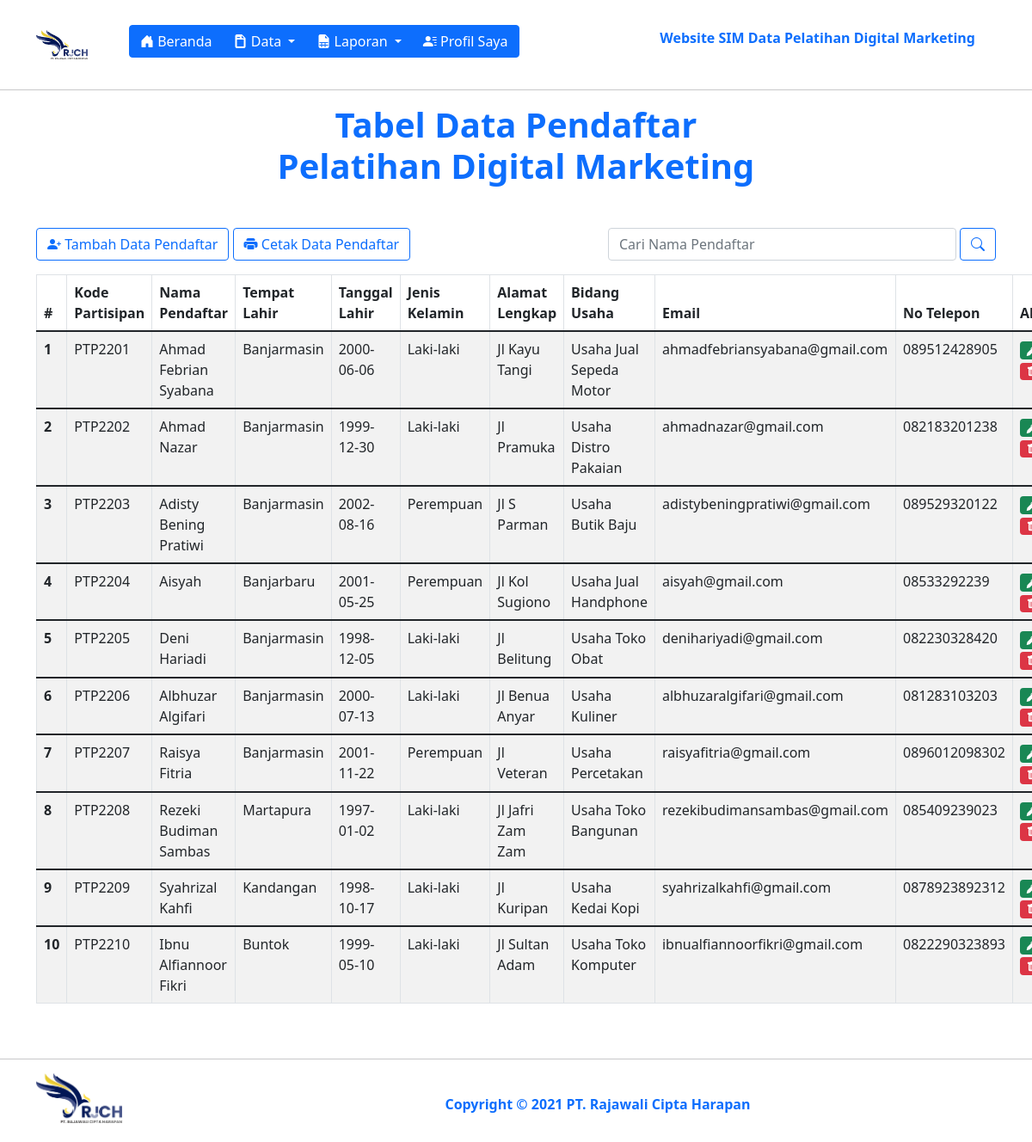
The page /data/user_admin/pendaftar/pendaftar_show.php (signed in) on the database its author committed.
### tables this page shows
CREATE TABLE `tb_pendaftar` (
  `id_pendaftar` int(11) NOT NULL,
  `kode_partisipan` varchar(11) NOT NULL,
  `nama_pendaftar` varchar(255) NOT NULL,
  `tempat_lahir` varchar(255) NOT NULL,
  `tanggal_lahir` date NOT NULL,
  `jenis_kelamin` varchar(255) NOT NULL,
  `alamat_lengkap` varchar(255) NOT NULL,
  `bidang_usaha` varchar(255) NOT NULL,
  `email` varchar(255) NOT NULL,
  `no_telp` varchar(15) NOT NULL
);

### data/user_admin/pendaftar/pendaftar_functions.php (called while the page is built, shortened)
<?php
$conn = mysqli_connect("localhost", "root", "", "db_pelatihan_digital_marketing");
function queryTampilPendaftar($queryTampilPendaftar) {
  global $conn;
  $result = mysqli_query($conn, $queryTampilPendaftar);
  $rows = [];
  while ($row = mysqli_fetch_assoc($result)) {
    $rows[] = $row;
  }
  return $rows;
}
?>

### data/user_admin/pendaftar/pendaftar_show.php (the view, shortened to what this page needs)
<?php
require "pendaftar_functions.php";
$pendaftar = queryTampilPendaftar("SELECT * FROM tb_pendaftar");
?>
<!DOCTYPE html>
<html lang="en">
  <head>
    <link href="https://cdn.jsdelivr.net/npm/bootstrap@5.1.3/dist/css/bootstrap.min.css" rel="stylesheet" />
    <link rel="stylesheet" href="https://cdn.jsdelivr.net/npm/bootstrap-icons@1.7.2/font/bootstrap-icons.css">
  </head>
  <body>
    <section id="navbar">
      <nav class="navbar navbar-expand-lg navbar-light bg-white">
        <div class="container">
          <a href="https://rajawaliciptaharapan.com/" target="_blank">
            <img src="../../../src/img/logo-rjch-baru.png" width="60px" alt="PT. Rajawali Cipta Harapan" class="mt-3"/>
          </a>
          <div class="btn-group ms-5 mt-2" role="group" aria-label="Button group with nested dropdown">
            <a class="btn-group" href="../../../index-admin.php">
              <button type="button" class="btn btn-primary"><i class="bi bi-house-door-fill"></i> Beranda</button>
            </a>
            <div class="btn-group" role="group">
              <button id="btnGroupDrop1" type="button" class="btn btn-primary dropdown-toggle" data-bs-toggle="dropdown" aria-expanded="false">
              <i class="bi bi-file-earmark-post-fill"></i> Data
              </button>
            </div>
            <div class="btn-group" role="group">
              <button id="btnGroupDrop1" type="button" class="btn btn-primary dropdown-toggle" data-bs-toggle="dropdown" aria-expanded="false">
              <i class="bi bi-file-earmark-spreadsheet-fill"></i> Laporan
              </button>
            </div>
            <a class="btn-group" href="../profile_admin.php">
              <button type="button" class="btn btn-primary"><i class="bi bi-person-lines-fill"></i> Profil Saya</button>
            </a>
          </div>
          <ul class="navbar-nav ms-auto mb-2 mt-3 mb-lg-0">
            <li class="nav-item">
              <p class="nav-link fw-bold text-primary me-3 ">Website SIM Data Pelatihan Digital Marketing</p>
            </li>
          </ul>
        </div>
      </nav>
      <hr>
    </section>
    <section id="body">
      <div class="container">
        <h1 class="text-primary mb-5 text-center fw-bold">Tabel Data Pendaftar <br> Pelatihan Digital Marketing</h1>
        <div class="row">
          <div class="col-md-7">
            <a href="pendaftar_input.php">
              <button type="button" class="btn btn-outline-primary"><i class="bi bi-person-plus-fill"></i> Tambah Data Pendaftar</button>
            </a>
            <a href="pendaftar_print.php">
              <button type="button" class="btn btn-outline-primary"><i class="bi bi-printer-fill"></i> Cetak Data Pendaftar</button>
            </a>
          </div>
          <div class="col-md-5">
            <div class="input-group mb-3">
              <form action="" method="post" class="d-flex">
                <input type="text" class="form-control" placeholder="Cari Nama Pendaftar" name="keyword" size="70" autocomplete="off" autofocus>
                <button class="btn btn-outline-primary ms-1" type="submit" name="cariPendaftar"><i class="bi bi-search"></i></button>
              </form>
            </div>
          </div>
        </div>
        <div class="row">
          <div class="col">
          <table class="table table-striped table-bordered">
            <thead>
              <tr>
                <th scope="col">#</th>
                <th scope="col">Kode Partisipan</th>
                <th scope="col">Nama Pendaftar</th>
                <th scope="col">Tempat Lahir</th>
                <th scope="col">Tanggal Lahir</th>
                <th scope="col">Jenis Kelamin</th>
                <th scope="col">Alamat Lengkap</th>
                <th scope="col">Bidang Usaha</th>
                <th scope="col">Email</th>
                <th scope="col">No Telepon</th>
                <th scope="col">Aksi</th>
              </tr>
            </thead>
            <?php $i = 1; ?>
            <?php foreach ($pendaftar as $row) : ?>
            <tbody>
              <tr>
                <th scope="row"><?= $i; ?></th>
                <td><?= $row["kode_partisipan"]; ?></td>
                <td><?= $row["nama_pendaftar"]; ?></td>
                <td><?= $row["tempat_lahir"]; ?></td>
                <td><?= $row["tanggal_lahir"]; ?></td>
                <td><?= $row["jenis_kelamin"]; ?></td>
                <td><?= $row["alamat_lengkap"]; ?></td>
                <td><?= $row["bidang_usaha"]; ?></td>
                <td><?= $row["email"]; ?></td>
                <td><?= $row["no_telp"]; ?></td>
                <td>
                  <a href="pendaftar_update.php?id_pendaftar=<?= $row["id_pendaftar"]; ?>">
                    <span class="badge bg-success"><i class="bi bi-pen-fill"></i></span>
                  </a><br>
                  <a href="pendaftar_remove.php?id_pendaftar=<?= $row["id_pendaftar"]; ?>" >
                    <span class="badge bg-danger"><i class="bi bi-trash-fill"></i></span>
                  </a>
                </td>
              </tr>
            </tbody>
            <?php $i++ ?>
            <?php endforeach; ?>
          </table>
          </div>
        </div>
      </div>
    </section>
    <section class="footer mt-5 mb-3">
      <hr>
      <div class="container">
        <div class="row mt-3">
          <div class="col-md-2">
            <a href="https://rajawaliciptaharapan.com" target="_blank">
              <img src="../../../src/img/logo-rjch-baru.png" alt="PT Rajawali Cipta Harapan" width="100px">
            </a>
          </div>
          <div class="col-md-10 justify-content-center mt-4">
            <p class="text-center text-primary fw-bold">Copyright <span class="fw-bolder">&copy;</span> 2021 PT. Rajawali Cipta Harapan</p>
          </div>
        </div>
      </div>
    </section>
  </body>
</html>

### data/user_admin/pendaftar/pendaftar_show.php (style rules this page uses)
a { text-decoration: none; }

### rows shown on the page
tb_pendaftar: kode_partisipan "PTP2201", nama_pendaftar "Ahmad Febrian Syabana", tempat_lahir "Banjarmasin", tanggal_lahir "2000-06-06", jenis_kelamin "Laki-laki", alamat_lengkap "Jl Kayu Tangi", bidang_usaha "Usaha Jual Sepeda Motor", email "ahmadfebriansyabana@gmail.com", no_telp "089512428905"
tb_pendaftar: kode_partisipan "PTP2202", nama_pendaftar "Ahmad Nazar", tempat_lahir "Banjarmasin", tanggal_lahir "1999-12-30", jenis_kelamin "Laki-laki", alamat_lengkap "Jl Pramuka", bidang_usaha "Usaha Distro Pakaian", email "ahmadnazar@gmail.com", no_telp "082183201238"
tb_pendaftar: kode_partisipan "PTP2203", nama_pendaftar "Adisty Bening Pratiwi", tempat_lahir "Banjarmasin", tanggal_lahir "2002-08-16", jenis_kelamin "Perempuan", alamat_lengkap "Jl S Parman", bidang_usaha "Usaha Butik Baju", email "adistybeningpratiwi@gmail.com", no_telp "089529320122"
tb_pendaftar: kode_partisipan "PTP2204", nama_pendaftar "Aisyah", tempat_lahir "Banjarbaru", tanggal_lahir "2001-05-25", jenis_kelamin "Perempuan", alamat_lengkap "Jl Kol Sugiono", bidang_usaha "Usaha Jual Handphone", email "aisyah@gmail.com", no_telp "08533292239"
tb_pendaftar: kode_partisipan "PTP2205", nama_pendaftar "Deni Hariadi", tempat_lahir "Banjarmasin", tanggal_lahir "1998-12-05", jenis_kelamin "Laki-laki", alamat_lengkap "Jl Belitung", bidang_usaha "Usaha Toko Obat", email "denihariyadi@gmail.com", no_telp "082230328420"
tb_pendaftar: kode_partisipan "PTP2206", nama_pendaftar "Albhuzar Algifari", tempat_lahir "Banjarmasin", tanggal_lahir "2000-07-13", jenis_kelamin "Laki-laki", alamat_lengkap "Jl Benua Anyar", bidang_usaha "Usaha Kuliner", email "albhuzaralgifari@gmail.com", no_telp "081283103203"
tb_pendaftar: kode_partisipan "PTP2207", nama_pendaftar "Raisya Fitria", tempat_lahir "Banjarmasin", tanggal_lahir "2001-11-22", jenis_kelamin "Perempuan", alamat_lengkap "Jl Veteran", bidang_usaha "Usaha Percetakan", email "raisyafitria@gmail.com", no_telp "0896012098302"
tb_pendaftar: kode_partisipan "PTP2208", nama_pendaftar "Rezeki Budiman Sambas", tempat_lahir "Martapura", tanggal_lahir "1997-01-02", jenis_kelamin "Laki-laki", alamat_lengkap "Jl Jafri Zam Zam", bidang_usaha "Usaha Toko Bangunan", email "rezekibudimansambas@gmail.com", no_telp "085409239023"
tb_pendaftar: kode_partisipan "PTP2209", nama_pendaftar "Syahrizal Kahfi", tempat_lahir "Kandangan", tanggal_lahir "1998-10-17", jenis_kelamin "Laki-laki", alamat_lengkap "Jl Kuripan", bidang_usaha "Usaha Kedai Kopi", email "syahrizalkahfi@gmail.com", no_telp "0878923892312"
tb_pendaftar: kode_partisipan "PTP2210", nama_pendaftar "Ibnu Alfiannoor Fikri", tempat_lahir "Buntok", tanggal_lahir "1999-05-10", jenis_kelamin "Laki-laki", alamat_lengkap "Jl Sultan Adam", bidang_usaha "Usaha Toko Komputer", email "ibnualfiannoorfikri@gmail.com", no_telp "0822290323893"
